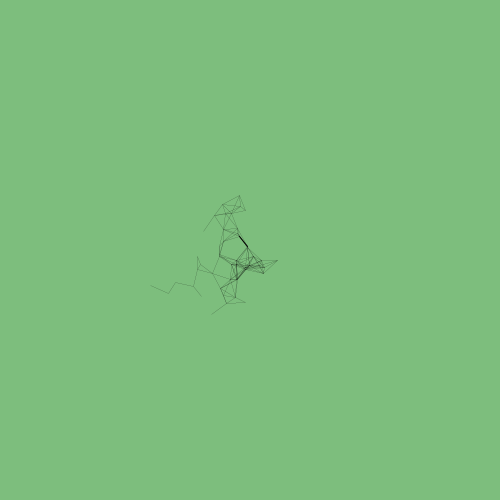
Frame 1 (no input)
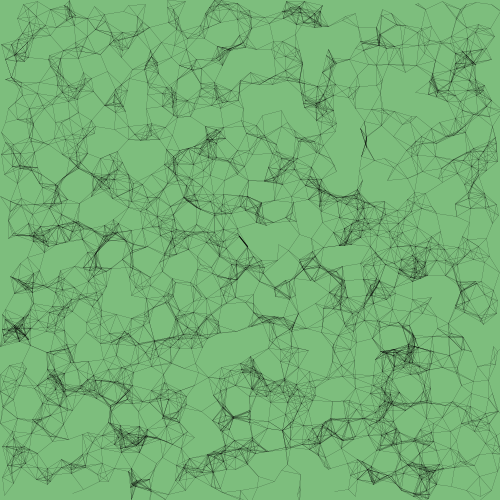
Frame 60 (the mouse pressed at the canvas centre just before this capture)
Frame 120 (the mouse held since frame 60 and released just before this capture): identical to frame 60, image omitted

The Processing sketch that drew these frames (run headless with seeded random() and noise(); from frame 60 on, the mouse is pressed at the canvas centre):

// Processing sketch: processing_117672
// ── processing_117672.pde

//This code is a review work of ARC8068_Lecture_3
//Playing with the existing code, I tried to figure out how variable values affect the pattern.
//To do this, I have identifed the possible variables as indicated below...


//PARAMETERS affecting the pattern //
// d<10 // dia=5 // velocity = (-1,1) // i=2000 //
//POSSIBLE RELATIONS//
//SURFACE HARDNESS//PLACEMENT//NUTRIENT//INOCULATION AMOUNT//I think this is the starting point to resemble the real growth process...
//But I havent figured out yet.


int scale=2;


//The scale is directly related to the ratio between cell amount&proximity&velocity   _____ 

int   CellAmount=    1000*scale ;
int   Proximity=     10*scale ;   
int   CellSize=      5*scale          ;         //This does not make any difference since the software recognises only one point in matrix, not the shape...
int   Velocity=      2*scale          ;   



Cell[] myCell= new Cell[CellAmount];

void setup(){
  
  
  size(500,500);
  background(125,190,125);
  for(int i=0;i<myCell.length;i++){
    
    myCell[i]=new Cell();
    
    if(i==0){
        myCell[i].setthefirstseed();
      }

  } 
}

void draw(){
  
  //background(255);
  for(int i=0;i<myCell.length;i++){
    
  //myCell[i].display();
  myCell[i].update();
  myCell[i].CheckEdges();
  
  myCell[0].isseed=true;
  
  }
  
  for (int i=0; i<myCell.length; i++) {
    if(myCell[i].isseed == false){
      for(int j=0; j<myCell.length;j++){
        if(myCell[j].isseed == true){
          float d;
          d = PVector.dist(myCell[i].location, myCell[j].location);
            if(d <Proximity){
              myCell[i].isseed = true;
              
              line(myCell[i].location.x,myCell[i].location.y,myCell[j].location.x,myCell[j].location.y);
              strokeWeight(0.1);
            }
          }
        }
      }

    }

}


class Cell{
  
  float xloc,yloc,red,green,blue,line;
  boolean isseed;
  PVector location;
  PVector velocity;

  Cell(){
    
    location=new PVector(random(0,500),random(0,500));
    
    line=1;
    isseed=false;
    red=0;
    green=0;
    blue=0;
 
  }
    
    void display(){
      noStroke();
      strokeWeight(line);
      
      if(isseed==false){
        
        fill(red,green,blue);
      }
      
      if(isseed==true){
        
        fill(0,0,0);
        
      }

      ellipse(location.x,location.y,CellSize,CellSize);
      
      fill(red,green,blue); 

    }
    
    
    void update(){
      
      if(isseed==false){
      
     velocity=new PVector(random(-Velocity,Velocity),random(-Velocity,Velocity));
     location.add(velocity); 
      
    }

    }
    
    void setthefirstseed(){     // I want the first seed in center, not randomly...
      
      location.x=250;
      location.y=250;
    }
    
    void CheckEdges(){
      
      if((location.x>width) || (location.x<0)){
        location.x=location.x*-1;
      }
      if((location.y>height) || (location.y<0)){
        location.y=location.y*-1;
      }
    }
  
}
